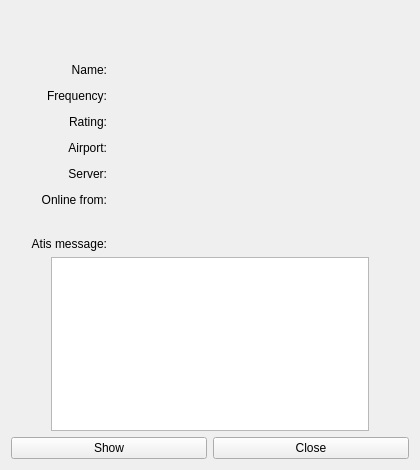
<?xml version="1.0" encoding="UTF-8"?>
<ui version="4.0">
 <class>ATCDetailsWindow</class>
 <widget class="QWidget" name="ATCDetailsWindow">
  <property name="windowModality">
   <enum>Qt::NonModal</enum>
  </property>
  <property name="geometry">
   <rect>
    <x>0</x>
    <y>0</y>
    <width>420</width>
    <height>470</height>
   </rect>
  </property>
  <property name="windowTitle">
   <string>ATC details</string>
  </property>
  <property name="windowIcon">
   <iconset resource="../resources/imgs.qrc">
    <normaloff>:/mainIcon/icon.png</normaloff>:/mainIcon/icon.png</iconset>
  </property>
  <layout class="QVBoxLayout" name="verticalLayout_2">
   <item>
    <layout class="QVBoxLayout" name="verticalLayout">
     <item>
      <widget class="QLabel" name="CallsignLabel">
       <property name="font">
        <font>
         <pointsize>14</pointsize>
        </font>
       </property>
       <property name="text">
        <string/>
       </property>
       <property name="alignment">
        <set>Qt::AlignBottom|Qt::AlignHCenter</set>
       </property>
      </widget>
     </item>
     <item>
      <widget class="QLabel" name="FacilityLabel">
       <property name="font">
        <font>
         <pointsize>10</pointsize>
        </font>
       </property>
       <property name="text">
        <string/>
       </property>
       <property name="alignment">
        <set>Qt::AlignCenter</set>
       </property>
      </widget>
     </item>
    </layout>
   </item>
   <item>
    <layout class="QGridLayout" name="gridLayout_2" columnstretch="0,0,0">
     <property name="leftMargin">
      <number>20</number>
     </property>
     <property name="rightMargin">
      <number>60</number>
     </property>
     <item row="1" column="0">
      <widget class="QLabel" name="FrequencyLabelDesc">
       <property name="text">
        <string>Frequency:</string>
       </property>
       <property name="alignment">
        <set>Qt::AlignRight|Qt::AlignTrailing|Qt::AlignVCenter</set>
       </property>
      </widget>
     </item>
     <item row="3" column="1">
      <spacer name="horizontalSpacer_9">
       <property name="orientation">
        <enum>Qt::Horizontal</enum>
       </property>
       <property name="sizeType">
        <enum>QSizePolicy::Fixed</enum>
       </property>
       <property name="sizeHint" stdset="0">
        <size>
         <width>13</width>
         <height>20</height>
        </size>
       </property>
      </spacer>
     </item>
     <item row="2" column="2">
      <widget class="QLabel" name="RatingLabel">
       <property name="sizePolicy">
        <sizepolicy hsizetype="Expanding" vsizetype="Preferred">
         <horstretch>0</horstretch>
         <verstretch>0</verstretch>
        </sizepolicy>
       </property>
       <property name="text">
        <string/>
       </property>
      </widget>
     </item>
     <item row="5" column="2">
      <widget class="QLabel" name="TimeOnlineLabel">
       <property name="sizePolicy">
        <sizepolicy hsizetype="Expanding" vsizetype="Preferred">
         <horstretch>0</horstretch>
         <verstretch>0</verstretch>
        </sizepolicy>
       </property>
       <property name="text">
        <string/>
       </property>
      </widget>
     </item>
     <item row="0" column="0">
      <widget class="QLabel" name="NameLabelDesc">
       <property name="maximumSize">
        <size>
         <width>91</width>
         <height>16777215</height>
        </size>
       </property>
       <property name="text">
        <string>Name:</string>
       </property>
       <property name="alignment">
        <set>Qt::AlignRight|Qt::AlignTrailing|Qt::AlignVCenter</set>
       </property>
      </widget>
     </item>
     <item row="4" column="1">
      <spacer name="horizontalSpacer_8">
       <property name="orientation">
        <enum>Qt::Horizontal</enum>
       </property>
       <property name="sizeType">
        <enum>QSizePolicy::Fixed</enum>
       </property>
       <property name="sizeHint" stdset="0">
        <size>
         <width>13</width>
         <height>20</height>
        </size>
       </property>
      </spacer>
     </item>
     <item row="7" column="0">
      <widget class="QLabel" name="AtisMessageLabelDesc">
       <property name="text">
        <string>Atis message:</string>
       </property>
       <property name="alignment">
        <set>Qt::AlignRight|Qt::AlignTrailing|Qt::AlignVCenter</set>
       </property>
      </widget>
     </item>
     <item row="3" column="0">
      <widget class="QLabel" name="AirportLabelDesc">
       <property name="text">
        <string>Airport:</string>
       </property>
       <property name="alignment">
        <set>Qt::AlignRight|Qt::AlignTrailing|Qt::AlignVCenter</set>
       </property>
      </widget>
     </item>
     <item row="1" column="1">
      <spacer name="horizontalSpacer_13">
       <property name="orientation">
        <enum>Qt::Horizontal</enum>
       </property>
       <property name="sizeType">
        <enum>QSizePolicy::Fixed</enum>
       </property>
       <property name="sizeHint" stdset="0">
        <size>
         <width>13</width>
         <height>20</height>
        </size>
       </property>
      </spacer>
     </item>
     <item row="4" column="2">
      <widget class="QLabel" name="ServerLabel">
       <property name="sizePolicy">
        <sizepolicy hsizetype="Expanding" vsizetype="Preferred">
         <horstretch>0</horstretch>
         <verstretch>0</verstretch>
        </sizepolicy>
       </property>
       <property name="text">
        <string/>
       </property>
      </widget>
     </item>
     <item row="2" column="1">
      <spacer name="horizontalSpacer_11">
       <property name="orientation">
        <enum>Qt::Horizontal</enum>
       </property>
       <property name="sizeType">
        <enum>QSizePolicy::Fixed</enum>
       </property>
       <property name="sizeHint" stdset="0">
        <size>
         <width>13</width>
         <height>20</height>
        </size>
       </property>
      </spacer>
     </item>
     <item row="0" column="1">
      <spacer name="horizontalSpacer_14">
       <property name="orientation">
        <enum>Qt::Horizontal</enum>
       </property>
       <property name="sizeType">
        <enum>QSizePolicy::Fixed</enum>
       </property>
       <property name="sizeHint" stdset="0">
        <size>
         <width>13</width>
         <height>20</height>
        </size>
       </property>
      </spacer>
     </item>
     <item row="4" column="0">
      <widget class="QLabel" name="ServerLabelDesc">
       <property name="text">
        <string>Server:</string>
       </property>
       <property name="alignment">
        <set>Qt::AlignRight|Qt::AlignTrailing|Qt::AlignVCenter</set>
       </property>
      </widget>
     </item>
     <item row="5" column="0">
      <widget class="QLabel" name="TimeOnlineLabelDesc">
       <property name="text">
        <string>Online from:</string>
       </property>
       <property name="alignment">
        <set>Qt::AlignRight|Qt::AlignTrailing|Qt::AlignVCenter</set>
       </property>
      </widget>
     </item>
     <item row="1" column="2">
      <widget class="QLabel" name="FrequencyLabel">
       <property name="sizePolicy">
        <sizepolicy hsizetype="Expanding" vsizetype="Preferred">
         <horstretch>0</horstretch>
         <verstretch>0</verstretch>
        </sizepolicy>
       </property>
       <property name="text">
        <string/>
       </property>
      </widget>
     </item>
     <item row="3" column="2">
      <widget class="QLabel" name="AirportLabel">
       <property name="sizePolicy">
        <sizepolicy hsizetype="Expanding" vsizetype="Preferred">
         <horstretch>0</horstretch>
         <verstretch>0</verstretch>
        </sizepolicy>
       </property>
       <property name="text">
        <string/>
       </property>
      </widget>
     </item>
     <item row="2" column="0">
      <widget class="QLabel" name="RatingLabelDesc">
       <property name="text">
        <string>Rating:</string>
       </property>
       <property name="alignment">
        <set>Qt::AlignRight|Qt::AlignTrailing|Qt::AlignVCenter</set>
       </property>
      </widget>
     </item>
     <item row="0" column="2">
      <widget class="QLabel" name="NameLabel">
       <property name="sizePolicy">
        <sizepolicy hsizetype="Expanding" vsizetype="Preferred">
         <horstretch>0</horstretch>
         <verstretch>0</verstretch>
        </sizepolicy>
       </property>
       <property name="text">
        <string/>
       </property>
      </widget>
     </item>
     <item row="6" column="0">
      <spacer name="verticalSpacer">
       <property name="orientation">
        <enum>Qt::Vertical</enum>
       </property>
       <property name="sizeHint" stdset="0">
        <size>
         <width>20</width>
         <height>40</height>
        </size>
       </property>
      </spacer>
     </item>
     <item row="5" column="1">
      <spacer name="horizontalSpacer_3">
       <property name="orientation">
        <enum>Qt::Horizontal</enum>
       </property>
       <property name="sizeType">
        <enum>QSizePolicy::Fixed</enum>
       </property>
       <property name="sizeHint" stdset="0">
        <size>
         <width>13</width>
         <height>20</height>
        </size>
       </property>
      </spacer>
     </item>
    </layout>
   </item>
   <item>
    <layout class="QHBoxLayout" name="horizontalLayout_3">
     <item>
      <spacer name="horizontalSpacer">
       <property name="orientation">
        <enum>Qt::Horizontal</enum>
       </property>
       <property name="sizeType">
        <enum>QSizePolicy::Fixed</enum>
       </property>
       <property name="sizeHint" stdset="0">
        <size>
         <width>40</width>
         <height>20</height>
        </size>
       </property>
      </spacer>
     </item>
     <item>
      <widget class="QPlainTextEdit" name="AtisMessageField">
       <property name="enabled">
        <bool>true</bool>
       </property>
       <property name="horizontalScrollBarPolicy">
        <enum>Qt::ScrollBarAlwaysOff</enum>
       </property>
       <property name="readOnly">
        <bool>true</bool>
       </property>
       <property name="textInteractionFlags">
        <set>Qt::TextSelectableByKeyboard|Qt::TextSelectableByMouse</set>
       </property>
      </widget>
     </item>
     <item>
      <spacer name="horizontalSpacer_2">
       <property name="orientation">
        <enum>Qt::Horizontal</enum>
       </property>
       <property name="sizeType">
        <enum>QSizePolicy::Fixed</enum>
       </property>
       <property name="sizeHint" stdset="0">
        <size>
         <width>40</width>
         <height>20</height>
        </size>
       </property>
      </spacer>
     </item>
    </layout>
   </item>
   <item>
    <layout class="QHBoxLayout" name="horizontalLayout">
     <item>
      <widget class="QPushButton" name="ShowButton">
       <property name="text">
        <string>Show</string>
       </property>
      </widget>
     </item>
     <item>
      <widget class="QPushButton" name="CloseButton">
       <property name="text">
        <string>Close</string>
       </property>
      </widget>
     </item>
    </layout>
   </item>
  </layout>
 </widget>
 <resources>
  <include location="../resources/imgs.qrc"/>
 </resources>
 <connections>
  <connection>
   <sender>CloseButton</sender>
   <signal>clicked()</signal>
   <receiver>ATCDetailsWindow</receiver>
   <slot>hide()</slot>
   <hints>
    <hint type="sourcelabel">
     <x>305</x>
     <y>451</y>
    </hint>
    <hint type="destinationlabel">
     <x>209</x>
     <y>234</y>
    </hint>
   </hints>
  </connection>
 </connections>
</ui>
